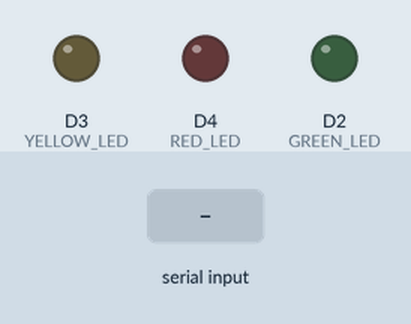
This sketch was run on a simulated ESP8266 (NodeMCU). Shown: output pins drawn as LEDs (lit = HIGH). Inputs (shaded band) come from the test bench.

Above: at 1.2 s.
1.3 s: "RED_ON\n" received over Serial
At 2.0 s:
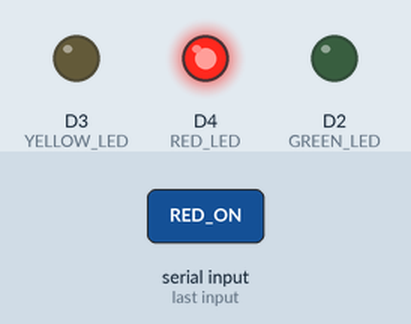
2.8 s: "YELLOW_ON\n" received over Serial
At 3.1 s:
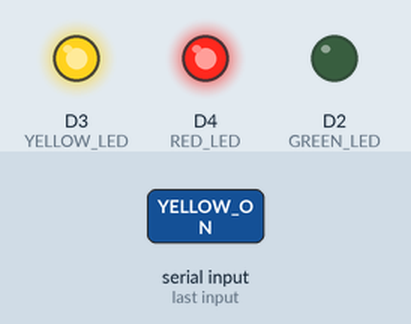
4.3 s: "GREEN_ON\n" received over Serial
At 5.4 s:
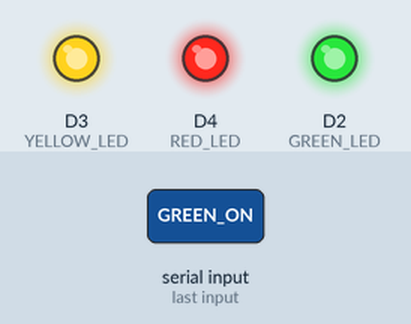
5.8 s: "RED_OFF\n" received over Serial
At 6.6 s:
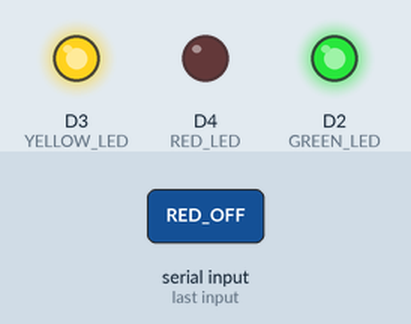
7.3 s: "YELLOW_OFF\n" received over Serial
At 7.7 s:
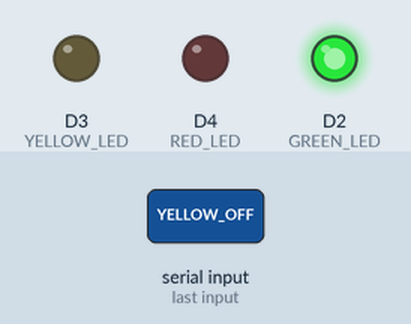
8.8 s: "GREEN_OFF\n" received over Serial
At 10.1 s:
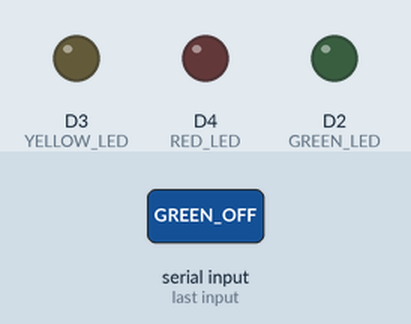
Timing chart, 0 to 11.3 s (numbered marks = the images above; inputs shaded):
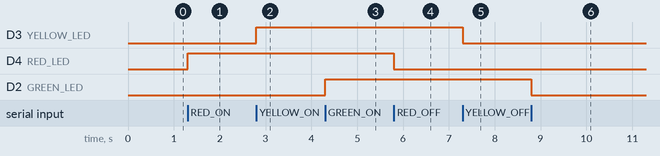

Measured:
- after the input at 1.3 s, D4 (RED_LED): LOW → HIGH at once
- after the input at 2.8 s, D3 (YELLOW_LED): LOW → HIGH at once
- after the input at 4.3 s, D2 (GREEN_LED): LOW → HIGH at once
- after the input at 5.8 s, D4 (RED_LED): HIGH → LOW at once
- after the input at 7.3 s, D3 (YELLOW_LED): HIGH → LOW at once
- after the input at 8.8 s, D2 (GREEN_LED): HIGH → LOW at once

The sketch:

StringLED.ino
```cpp
#define RED_LED D4
#define YELLOW_LED D3
#define GREEN_LED D2

void setup() {
  // put your setup code here, to run once:
  Serial.begin(9600);
  pinMode(RED_LED, OUTPUT);
  pinMode(YELLOW_LED, OUTPUT);
  pinMode(GREEN_LED, OUTPUT);
}

void loop() {
  // put your main code here, to run repeatedly:
  if(Serial.available() > 0){
    String StrData = Serial.readStringUntil('\n');
    if(StrData.indexOf("RED_ON") != -1) digitalWrite(RED_LED,HIGH);
    else if(StrData.indexOf("YELLOW_ON") != -1) digitalWrite(YELLOW_LED,HIGH);
    else if(StrData.indexOf("GREEN_ON") != -1) digitalWrite(GREEN_LED,HIGH);
    else if(StrData.indexOf("RED_OFF") != -1) digitalWrite(RED_LED,LOW);
    else if(StrData.indexOf("YELLOW_OFF") != -1) digitalWrite(YELLOW_LED,LOW);
    else if(StrData.indexOf("GREEN_OFF") != -1) digitalWrite(GREEN_LED,LOW);
  }
}
```
